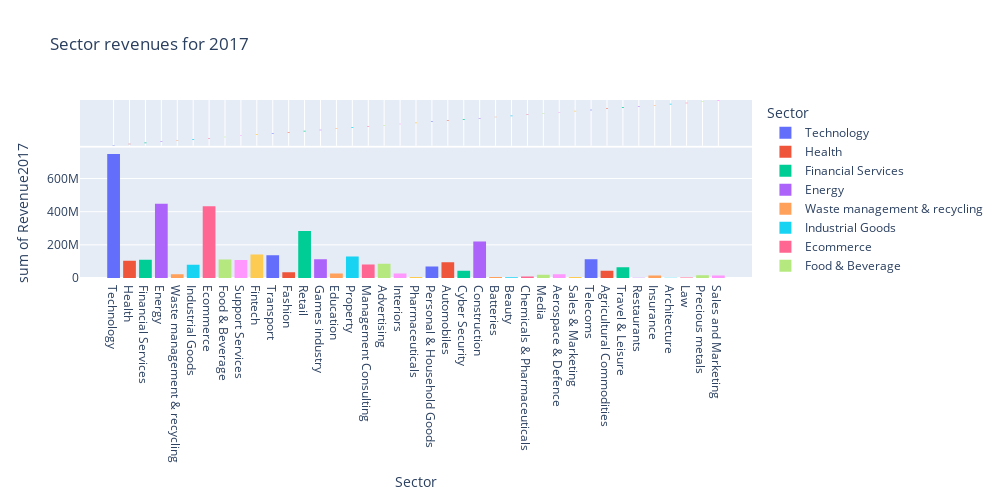

The notebook cell saved with this chart:
### Code cell
fig= px.histogram(data, x='Sector', color='Sector',y='Revenue2017',marginal='box',
                  hover_data=data.columns,title= 'Sector revenues for 2017',
                  width=1000, height=500)
fig.show()
